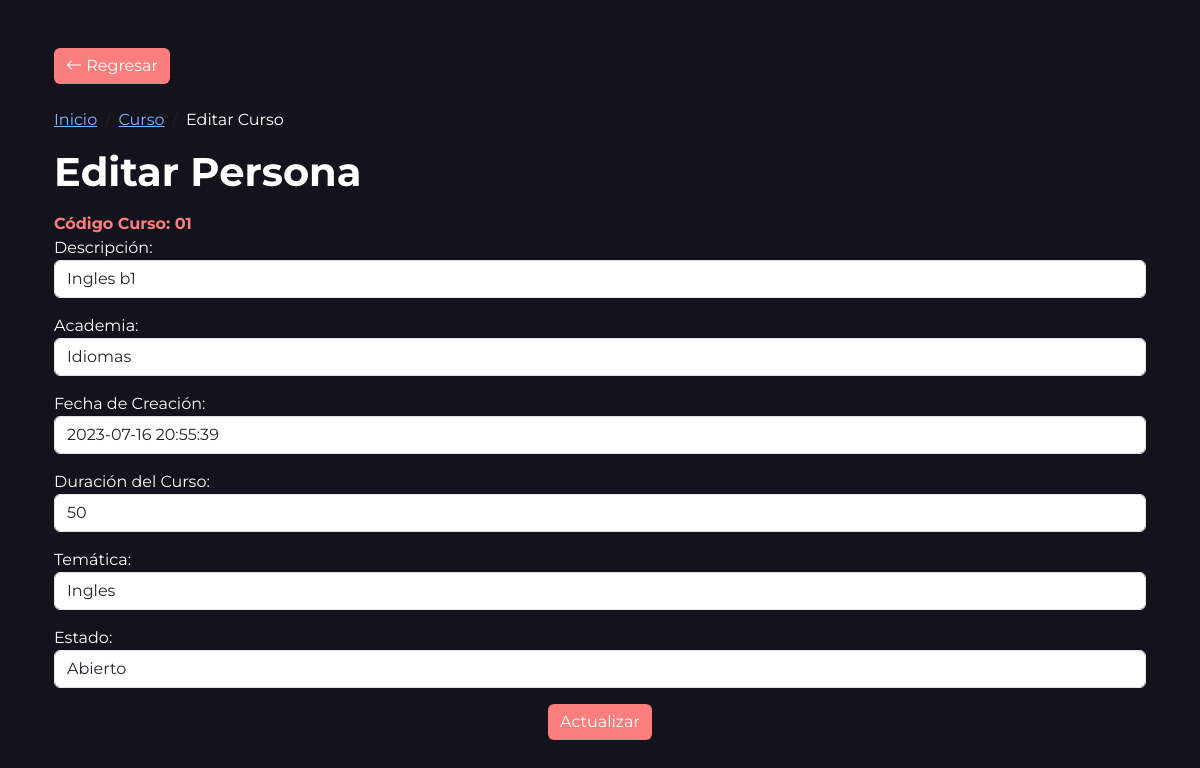
Page /crud_profesor/curso_profesor/editar_curso.php?code=01 on the committed database.
### tables this page shows
CREATE TABLE `curso` (
  `cod_curso` varchar(10) NOT NULL,
  `descripcion` varchar(50) NOT NULL,
  `cod_academia` varchar(10) DEFAULT NULL,
  `fecha_creacion` datetime DEFAULT NULL,
  `duracion_curso` int(3) DEFAULT NULL,
  `cod_tematica` varchar(10) DEFAULT NULL,
  `cod_estado` varchar(10) DEFAULT NULL,
  `video` varchar(200) NOT NULL,
  PRIMARY KEY (`cod_curso`),
  KEY `cod_academia` (`cod_academia`),
  KEY `cod_tematica` (`cod_tematica`),
  KEY `cod_estado` (`cod_estado`),
  CONSTRAINT `curso_ibfk_1` FOREIGN KEY (`cod_academia`) REFERENCES `academia` (`cod_academia`),
  CONSTRAINT `curso_ibfk_2` FOREIGN KEY (`cod_tematica`) REFERENCES `tematica` (`cod_tematica`),
  CONSTRAINT `curso_ibfk_3` FOREIGN KEY (`cod_estado`) REFERENCES `estado` (`cod_estado`)
);

### crud_profesor/curso_profesor/editar_curso.php (the view, shortened to what this page needs)
<!DOCTYPE html>
<html lang="es">
<head>
    <link rel="stylesheet" href="../../assets/styles/normalize.css">
    <link rel="stylesheet" href="../../assets/styles/styles.css">
    <link rel="stylesheet" href="../../assets/libs/node_modules/bootstrap/dist/css/bootstrap.css">
    <link rel="stylesheet" href="https://pro.fontawesome.com/releases/v5.10.0/css/all.css" />
    <link rel="stylesheet" href="https://cdn.jsdelivr.net/npm/bootstrap-icons@1.10.5/font/bootstrap-icons.css">
</head>
<body class="oscuro">
  <div class="container">
    <header class="header">
      <div class="container mt-5 tx-blanco">
        <a href="./curso.php" class="btn btn-primary mb-4">
          <span class="bi bi-arrow-left"></span> Regresar
        </a>
        <nav aria-label="breadcrumb">
          <ol class="breadcrumb">
            <li class="breadcrumb-item"><a href="../../index_profesor.php" class="tx-azul">Inicio</a></li>
            <li class="breadcrumb-item"><a href="./curso.php" class="tx-azul">Curso</a></li>
            <li class="breadcrumb-item" aria-current="page">Editar Curso</li>
          </ol>
        </nav>
        <h1 class="fw-bold">Editar Persona</h1>
        <form action="actualizar_curso.php" method="POST" class="mt-3">
          <?php
          try {
            $conexion = new PDO('mysql:host=localhost;port=3306;dbname=chillclass;', 'root', '');
          } catch (PDOException $e) {
            echo "Fallo la conexión " . $e->getMessage();
          }
          $vcodigo = filter_var($_GET['code']);
          echo "<div class='form-group'>
                      <label class='tx-rosado fw-bold' for='code'>Código Curso: " . $vcodigo . "</label>
                  </div>";
          try {
            $persona = $conexion->query("SELECT a.cod_curso, a.descripcion AS descripcion_curso, b.cod_academia, b.descripcion, a.fecha_creacion, a.duracion_curso, c.cod_tematica, c.descripcion AS descripcion_2, d.cod_estado, d.descripcion AS descripcion_3 FROM curso a, academia b, tematica c, estado d WHERE a.cod_academia=b.cod_academia AND a.cod_tematica=c.cod_tematica AND a.cod_estado=d.cod_estado AND cod_curso='" . $vcodigo . "'");
            $persona->setFetchMode(PDO::FETCH_ASSOC);
            $row = $persona->fetch();
            $descripcion = $row['descripcion_curso'];
            $academia = $row['descripcion'];
            $creacion = $row['fecha_creacion'];
            $duracion = $row['duracion_curso'];
            $tematica = $row['descripcion_2'];
            $estado = $row['descripcion_3'];
          } catch (PDOException $e) {
            echo 'Error' . $e->getMessage();
          }
          ?>
          <div class="form-group mb-3">
            <label for="descripcion">Descripción:</label>
            <input type="text" id="descripcion" name="descripcion" class="form-control" value="<?php echo $descripcion; ?>">
          </div>
          <div class="form-group mb-3">
            <label for="academia">Academia:</label>
            <select id="academia" name="academia" class="form-control">
              <?php
              try {
                $consulta = $conexion->query("SELECT cod_academia, descripcion FROM academia");
                $consulta->setFetchMode(PDO::FETCH_ASSOC);
                while ($row = $consulta->fetch()) {
                  $selected = ($academia == $row['descripcion']) ? "selected" : "";
                  echo "<option value='" . $row['cod_academia'] . "' " . $selected . ">" . $row['descripcion'] . "</option>";
                }
              } catch (PDOException $e) {
                echo $e->getMessage();
              }
              ?>
            </select>
          </div>
          <div class="form-group mb-3">
            <label for="creacion">Fecha de Creación:</label>
            <input type="text" id="creacion" name="creacion" class="form-control" value="<?php echo $creacion; ?>">
          </div>
          <div class="form-group mb-3">
            <label for="duracion">Duración del Curso:</label>
            <input type="text" id="duracion" name="duracion" class="form-control" value="<?php echo $duracion; ?>">
          </div>
          <div class="form-group mb-3">
            <label for="tematica">Temática:</label>
            <select id="tematica" name="tematica" class="form-control">
              <?php
              try {
                $consulta = $conexion->query("SELECT cod_tematica, descripcion FROM tematica");
                $consulta->setFetchMode(PDO::FETCH_ASSOC);
                while ($row = $consulta->fetch()) {
                  $selected = ($tematica == $row['descripcion']) ? "selected" : "";
                  echo "<option value='" . $row['cod_tematica'] . "' " . $selected . ">" . $row['descripcion'] . "</option>";
                }
              } catch (PDOException $e) {
                echo $e->getMessage();
              }
              ?>
            </select>
          </div>
          <div class="form-group mb-3">
            <label for="estado">Estado:</label>
            <select id="estado" name="estado" class="form-control">
              <?php
              try {
                $consulta = $conexion->query("SELECT cod_estado, descripcion FROM estado");
                $consulta->setFetchMode(PDO::FETCH_ASSOC);
                while ($row = $consulta->fetch()) {
                  $selected = ($estado == $row['descripcion']) ? "selected" : "";
                  echo "<option value='" . $row['cod_estado'] . "' " . $selected . ">" . $row['descripcion'] . "</option>";
                }
              } catch (PDOException $e) {
                echo $e->getMessage();
              }
              ?>
            </select>
          </div>
          <div class="text-center">
            <input type="submit" class="btn btn-primary" value="Actualizar">
          </div>
        </form>
      </div>
</body>
</html>

### assets/styles/styles.css (style rules this page uses)
:root { --Light-Blue: #7EBAFB; --Ligt-Pink: #FB7E7E; --Gray-Nigt: #14121C; --Gray-Nigt-Input: rgba(20, 18, 28, 0.9); --White: #FFFFFF; --Black: #000000; }
* { font-family: 'Montserrat', sans-serif; }
.oscuro { background: var(--Gray-Nigt) !important; }
.tx-blanco { color: var(--White) !important; }
.tx-azul { color: var(--Light-Blue) !important; }
.tx-rosado { color: var(--Ligt-Pink) !important; }
.btn-primary { background: var(--Ligt-Pink) !important; border: var(--Ligt-Pink) !important; }

### rows in the picture
curso: descripcion "Ingles b1", creacion "2023-07-16 20:55:39", duracion "50"

### other values in the picture
$vcodigo "01"
form field academia "Idiomas"
form field tematica "Ingles"
form field estado "Abierto"
